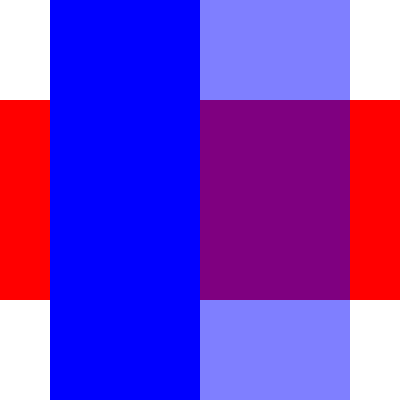
Frame 1 (no input)
Frame 2 (the mouse pressed at the canvas centre, redrawn once): identical to frame 1, image omitted

The p5.js sketch that drew this single still picture (run headless with seeded random() and noise() and a simulated clock; the mouse was pressed at the canvas centre and the sketch redrawn once):

// p5.js sketch
// ── sketch.js
/* eslint-disable */

function setup() {
  createCanvas(400, 400);
  noStroke();
  noLoop();
}

function draw() {
  background(255);

  fill('#f00');
  blendMode(BLEND);
  rect(0, 100, 400, 200);
  blendMode(BLEND);

  fill(color(0, 0, 255));
  rect(50, 0, 150, 400);
  blendMode(BLEND);
  fill(color(0, 0, 255, 128));
  rect(200, 0, 150, 400);
}
